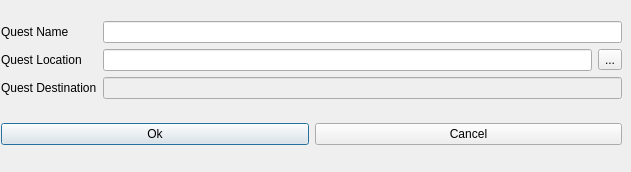
<?xml version="1.0" encoding="UTF-8"?>
<ui version="4.0">
 <class>NewQuestDialog</class>
 <widget class="QDialog" name="NewQuestDialog">
  <property name="geometry">
   <rect>
    <x>0</x>
    <y>0</y>
    <width>631</width>
    <height>172</height>
   </rect>
  </property>
  <property name="minimumSize">
   <size>
    <width>631</width>
    <height>172</height>
   </size>
  </property>
  <property name="maximumSize">
   <size>
    <width>631</width>
    <height>172</height>
   </size>
  </property>
  <property name="windowTitle">
   <string>New Quest</string>
  </property>
  <widget class="QWidget" name="layoutWidget">
   <property name="geometry">
    <rect>
     <x>1</x>
     <y>3</y>
     <width>621</width>
     <height>161</height>
    </rect>
   </property>
   <layout class="QVBoxLayout" name="verticalLayout_3">
    <item>
     <layout class="QHBoxLayout" name="horizontalLayout_3">
      <item>
       <layout class="QVBoxLayout" name="verticalLayout">
        <item>
         <widget class="QLabel" name="label">
          <property name="text">
           <string>Quest Name</string>
          </property>
         </widget>
        </item>
        <item>
         <widget class="QLabel" name="label_2">
          <property name="text">
           <string>Quest Location</string>
          </property>
         </widget>
        </item>
        <item>
         <widget class="QLabel" name="label_3">
          <property name="text">
           <string>Quest Destination</string>
          </property>
         </widget>
        </item>
       </layout>
      </item>
      <item>
       <layout class="QVBoxLayout" name="verticalLayout_2">
        <item>
         <widget class="QLineEdit" name="qnameEdit"/>
        </item>
        <item>
         <layout class="QHBoxLayout" name="horizontalLayout_2">
          <item>
           <widget class="QLineEdit" name="qlocationEdit"/>
          </item>
          <item>
           <widget class="QToolButton" name="toolButton">
            <property name="text">
             <string>...</string>
            </property>
           </widget>
          </item>
         </layout>
        </item>
        <item>
         <widget class="QLineEdit" name="qDestination">
          <property name="enabled">
           <bool>false</bool>
          </property>
         </widget>
        </item>
       </layout>
      </item>
     </layout>
    </item>
    <item>
     <layout class="QHBoxLayout" name="horizontalLayout">
      <item>
       <widget class="QPushButton" name="okButton">
        <property name="text">
         <string>Ok</string>
        </property>
       </widget>
      </item>
      <item>
       <widget class="QPushButton" name="cancelButton">
        <property name="text">
         <string>Cancel</string>
        </property>
       </widget>
      </item>
     </layout>
    </item>
   </layout>
  </widget>
 </widget>
 <resources/>
 <connections/>
</ui>
